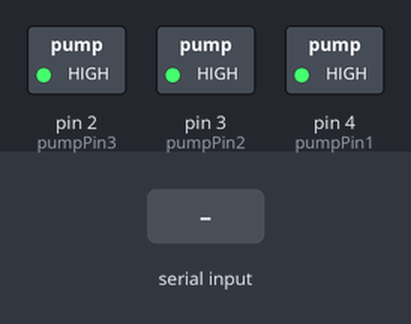
A sketch run on a simulated Arduino Uno, built with avr-gcc and run on an emulated ATmega328P. On the bench: switched loads named in the sketch (green lamp = pin HIGH). The inputs (shaded band) are chosen by the test bench. What the sketch prints to the serial monitor is not drawn.

Above: at 1.2 s.
1.3 s: "pump1\n" received over Serial
At 2.4 s:
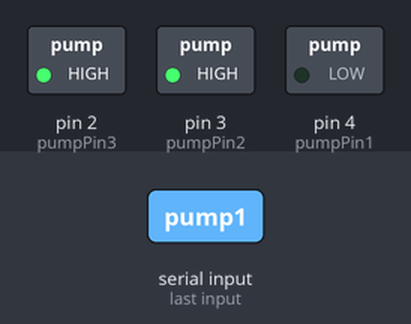
2.8 s: "pump2\n" received over Serial
At 3.6 s:
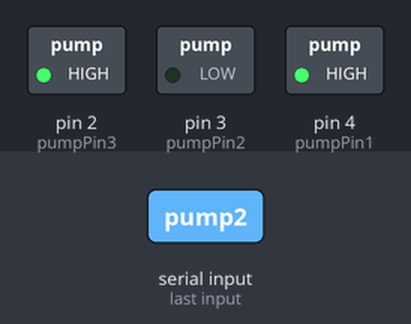
4.3 s: "pump3\n" received over Serial
At 4.7 s:
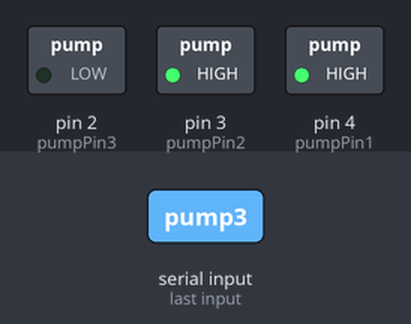
Timing chart, 0 to 7.3 s (numbered marks = the images above; inputs shaded):
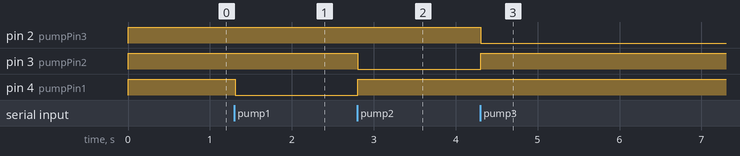

Measured:
- after the input at 1.3 s, pin 4 (pumpPin1): HIGH → LOW at once
- after the input at 2.8 s, pin 3 (pumpPin2): HIGH → LOW at once; pin 4 (pumpPin1): LOW → HIGH at once
- after the input at 4.3 s, pin 2 (pumpPin3): HIGH → LOW at once; pin 3 (pumpPin2): LOW → HIGH at once

The sketch:

actuate_pumps.ino
```cpp
const int pumpPin1 = 4;
const int pumpPin2 = 3;
const int pumpPin3 = 2;
void setup() {
  // Initialize the serial communication at 9600 bits per second:
  Serial.begin(9600);

  // Set the pump control pins as outputs:
  pinMode(pumpPin1, OUTPUT);
  pinMode(pumpPin2, OUTPUT);
  pinMode(pumpPin3, OUTPUT);

  // Ensure the pumps are off at startup:
  digitalWrite(pumpPin1, HIGH);
  digitalWrite(pumpPin2, HIGH);
  digitalWrite(pumpPin3, HIGH);
}


String incomingByte ;

void loop() {

  if (Serial.available() > 0) {

  incomingByte = Serial.readStringUntil('\n');
  Serial.println(incomingByte);

    if (incomingByte == "pump1") {

      digitalWrite(pumpPin1, LOW); // Turn the first pump on
      digitalWrite(pumpPin2, HIGH);// Ensure the second pump is off
      digitalWrite(pumpPin3, HIGH);

      Serial.write("pump on");

    }

    else if (incomingByte == "pump2") {

      digitalWrite(pumpPin1, HIGH); // Ensure the first pump is off
      digitalWrite(pumpPin2, LOW); // Turn the second pump on
      digitalWrite(pumpPin3, HIGH);
      // Serial.write("Led off");
      Serial.write("pump on");

    }
    else if (incomingByte == "pump3") {

      digitalWrite(pumpPin1, HIGH); // Ensure the first pump is off
      digitalWrite(pumpPin2, HIGH); // Turn the second pump on
      digitalWrite(pumpPin3, LOW);
      // Serial.write("Led off");
      Serial.write("pump on");

    }

    else if (incomingByte == "pumpsoff"){
      digitalWrite(pumpPin1, HIGH);
      digitalWrite(pumpPin2, HIGH);
      digitalWrite(pumpPin3, HIGH);
      Serial.write("PUMPS OFF");

    }

  }

}
```
